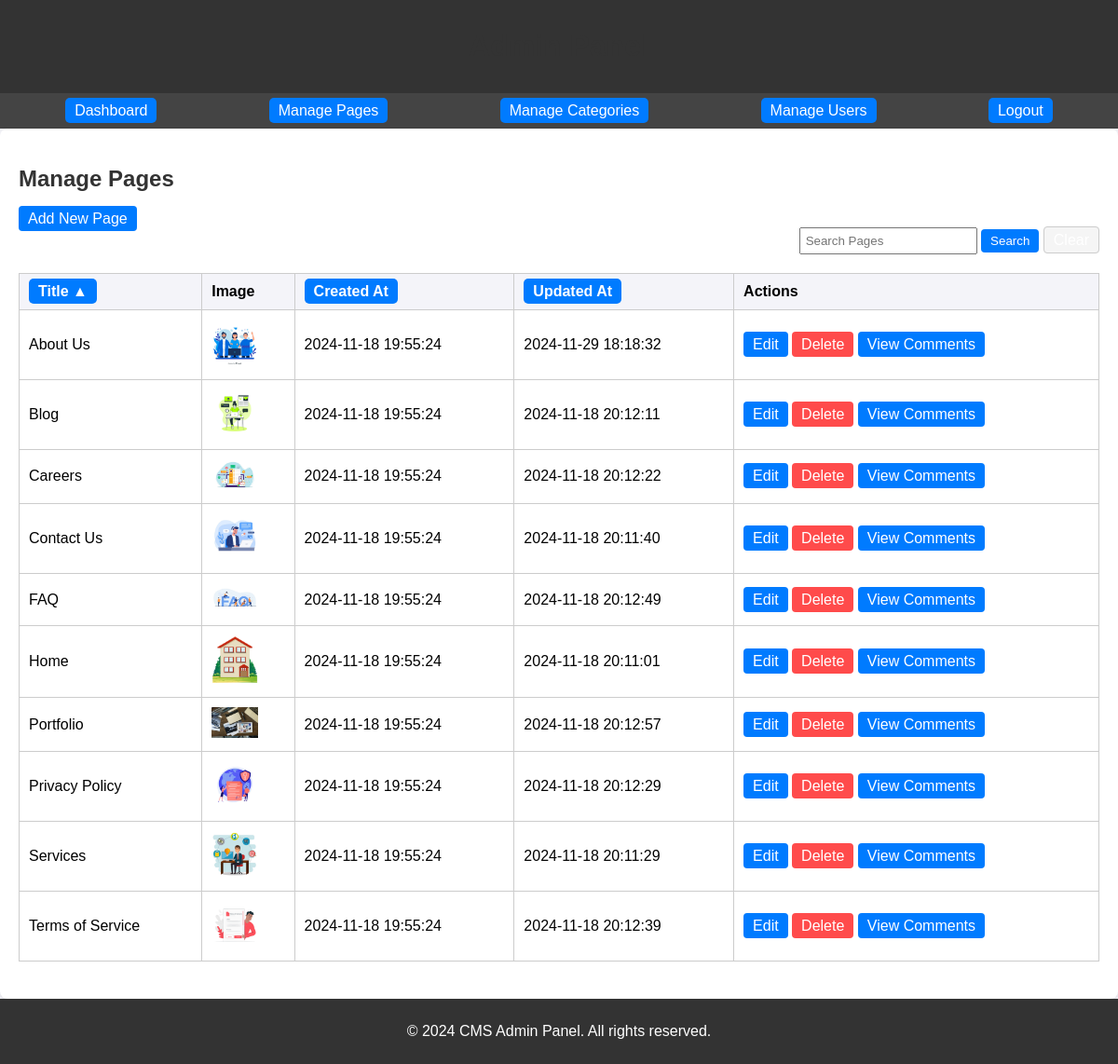
Screenshot of /admin/manage_pages.php (signed in) with the database file from the repository.
### tables this page shows
CREATE TABLE `pages` (
  `PageID` int UNSIGNED NOT NULL,
  `Title` varchar(255) NOT NULL,
  `Content` text,
  `ImageID` int UNSIGNED DEFAULT NULL,
  `CreatedAt` timestamp NOT NULL DEFAULT CURRENT_TIMESTAMP,
  `UpdatedAt` timestamp NOT NULL DEFAULT CURRENT_TIMESTAMP ON UPDATE CURRENT_TIMESTAMP
);

CREATE TABLE `images` (
  `ImageID` int UNSIGNED NOT NULL,
  `FileName` varchar(255) NOT NULL,
  `FilePath` varchar(255) NOT NULL,
  `CreatedAt` timestamp NOT NULL DEFAULT CURRENT_TIMESTAMP
);

### admin/manage_pages.php (the view, shortened to what this page needs)
<?php
include '../config/db.php';
if (!function_exists('getBaseUrl')) {
    function getBaseUrl()
    {
        $baseUrl = 'http://localhost:8080/cms_project';
        return $baseUrl;
    }
}
$sort_by = isset($_GET['sort_by']) ? $_GET['sort_by'] : 'Title';
$order = isset($_GET['order']) && $_GET['order'] === 'desc' ? 'DESC' : 'ASC';
$search_query = isset($_GET['search']) ? trim($_GET['search']) : '';
$sql = "SELECT Pages.*, Images.FilePath AS ImagePath FROM Pages
        LEFT JOIN Images ON Pages.ImageID = Images.ImageID";
$sql .= " ORDER BY $sort_by $order";
$stmt = $conn->prepare($sql);
$stmt->execute();
$pages = $stmt->fetchAll();
?>
<?php include '../includes/admin_header.php'; ?>
<h2>Manage Pages</h2>
<a href="<?php echo $baseUrl; ?>/admin/add_page.php" class="btn">Add New Page</a>
<div style="text-align: right; margin-bottom: 20px;">
    <form method="GET" action="" style="display: inline-block;">
        <input type="text" name="search" value="<?php echo htmlspecialchars($search_query); ?>" placeholder="Search Pages" style="padding: 5px;">
        <button type="submit" class="btn">Search</button>
        <a href="<?php echo $baseUrl; ?>/admin/manage_pages.php" class="btn" style="background-color: #f5f5f5; border: 1px solid #ccc; text-decoration: none;">Clear</a>
    </form>
</div>
<table class="admin-table">
    <thead>
        <tr>
            <th>
                <a href="?sort_by=Title&order=<?php echo $sort_by === 'Title' && $order === 'ASC' ? 'desc' : 'asc'; ?>">
                    Title <?php echo $sort_by === 'Title' ? ($order === 'ASC' ? '▲' : '▼') : ''; ?>
                </a>
            </th>
            <th>Image</th>
            <th>
                <a href="?sort_by=CreatedAt&order=<?php echo $sort_by === 'CreatedAt' && $order === 'ASC' ? 'desc' : 'asc'; ?>">
                    Created At <?php echo $sort_by === 'CreatedAt' ? ($order === 'ASC' ? '▲' : '▼') : ''; ?>
                </a>
            </th>
            <th>
                <a href="?sort_by=UpdatedAt&order=<?php echo $sort_by === 'UpdatedAt' && $order === 'ASC' ? 'desc' : 'asc'; ?>">
                    Updated At <?php echo $sort_by === 'UpdatedAt' ? ($order === 'ASC' ? '▲' : '▼') : ''; ?>
                </a>
            </th>
            <th>Actions</th>
        </tr>
    </thead>
    <tbody>
        <?php if (count($pages) > 0): ?>
            <?php foreach ($pages as $page): ?>
                <tr>
                    <td><?php echo htmlspecialchars($page['Title']); ?></td>
                    <td>
                    <?php
if (!empty($page['ImagePath'])):
    $sanitizedPath = str_replace('../', '', $page['ImagePath']);
?>
    <img src="<?php echo $baseUrl . '/' . htmlspecialchars($sanitizedPath); ?>" alt="Page Image" width="50px">
<?php else: ?>
    No Image
<?php endif; ?>
                    </td>
                    <td><?php echo htmlspecialchars($page['CreatedAt']); ?></td>
                    <td><?php echo htmlspecialchars($page['UpdatedAt']); ?></td>
                    <td>
                        <a href="<?php echo $baseUrl; ?>/admin/edit_page.php?id=<?php echo $page['PageID']; ?>" class="btn">Edit</a>
                        <a href="<?php echo $baseUrl; ?>/admin/delete_page.php?id=<?php echo $page['PageID']; ?>" class="btn btn-danger" onclick="return confirm('Are you sure you want to delete this page?');">Delete</a>
                        <a href="<?php echo $baseUrl; ?>/admin/moderate_comments.php?page_id=<?php echo $page['PageID']; ?>" class="btn btn-info">View Comments</a>
                    </td>
                </tr>
            <?php endforeach; ?>
        <?php else: ?>
            <tr>
                <td colspan="5">No pages found.</td>
            </tr>
        <?php endif; ?>
    </tbody>
</table>
<?php include '../includes/admin_footer.php'; ?>

### assets/css/admin_styles.css (style rules this page uses)
body { font-family: Arial, sans-serif; margin: 0; padding: 0; background-color: #f4f4f9; }
table.admin-table { width: 100%; border-collapse: collapse; margin: 20px 0; }
table.admin-table th, table.admin-table td { padding: 10px; border: 1px solid #ccc; text-align: left; }
table.admin-table th { background: #f4f4f9; }
.btn { padding: 5px 10px; background: #007BFF; color: white; border: none; border-radius: 4px; text-decoration: none; }
.btn-danger { background: #FF4B4B; }

### assets/css/styles.css (style rules this page uses)
body { font-family: Arial, sans-serif; margin: 0; padding: 0; background-color: #f4f4f9; }
h1, h2 { color: #333; }
table { width: 100%; border-collapse: collapse; }
table, th, td { border: 1px solid #ccc; }
th, td { padding: 10px; text-align: left; }
button, a { background: #007BFF; color: white; padding: 5px 10px; border: none; border-radius: 5px; text-decoration: none; cursor: pointer; }

### rows the page displays
pages: Title "About Us", ImageID.FilePath (picture), CreatedAt "2024-11-18 19:55:24", UpdatedAt "2024-11-29 18:18:32"
pages: Title "Blog", ImageID.FilePath (picture), CreatedAt "2024-11-18 19:55:24", UpdatedAt "2024-11-18 20:12:11"
pages: Title "Careers", ImageID.FilePath (picture), CreatedAt "2024-11-18 19:55:24", UpdatedAt "2024-11-18 20:12:22"
pages: Title "Contact Us", ImageID.FilePath (picture), CreatedAt "2024-11-18 19:55:24", UpdatedAt "2024-11-18 20:11:40"
pages: Title "FAQ", ImageID.FilePath (picture), CreatedAt "2024-11-18 19:55:24", UpdatedAt "2024-11-18 20:12:49"
pages: Title "Home", ImageID.FilePath (picture), CreatedAt "2024-11-18 19:55:24", UpdatedAt "2024-11-18 20:11:01"
pages: Title "Portfolio", ImageID.FilePath (picture), CreatedAt "2024-11-18 19:55:24", UpdatedAt "2024-11-18 20:12:57"
pages: Title "Privacy Policy", ImageID.FilePath (picture), CreatedAt "2024-11-18 19:55:24", UpdatedAt "2024-11-18 20:12:29"
pages: Title "Services", ImageID.FilePath (picture), CreatedAt "2024-11-18 19:55:24", UpdatedAt "2024-11-18 20:11:29"
pages: Title "Terms of Service", ImageID.FilePath (picture), CreatedAt "2024-11-18 19:55:24", UpdatedAt "2024-11-18 20:12:39"
